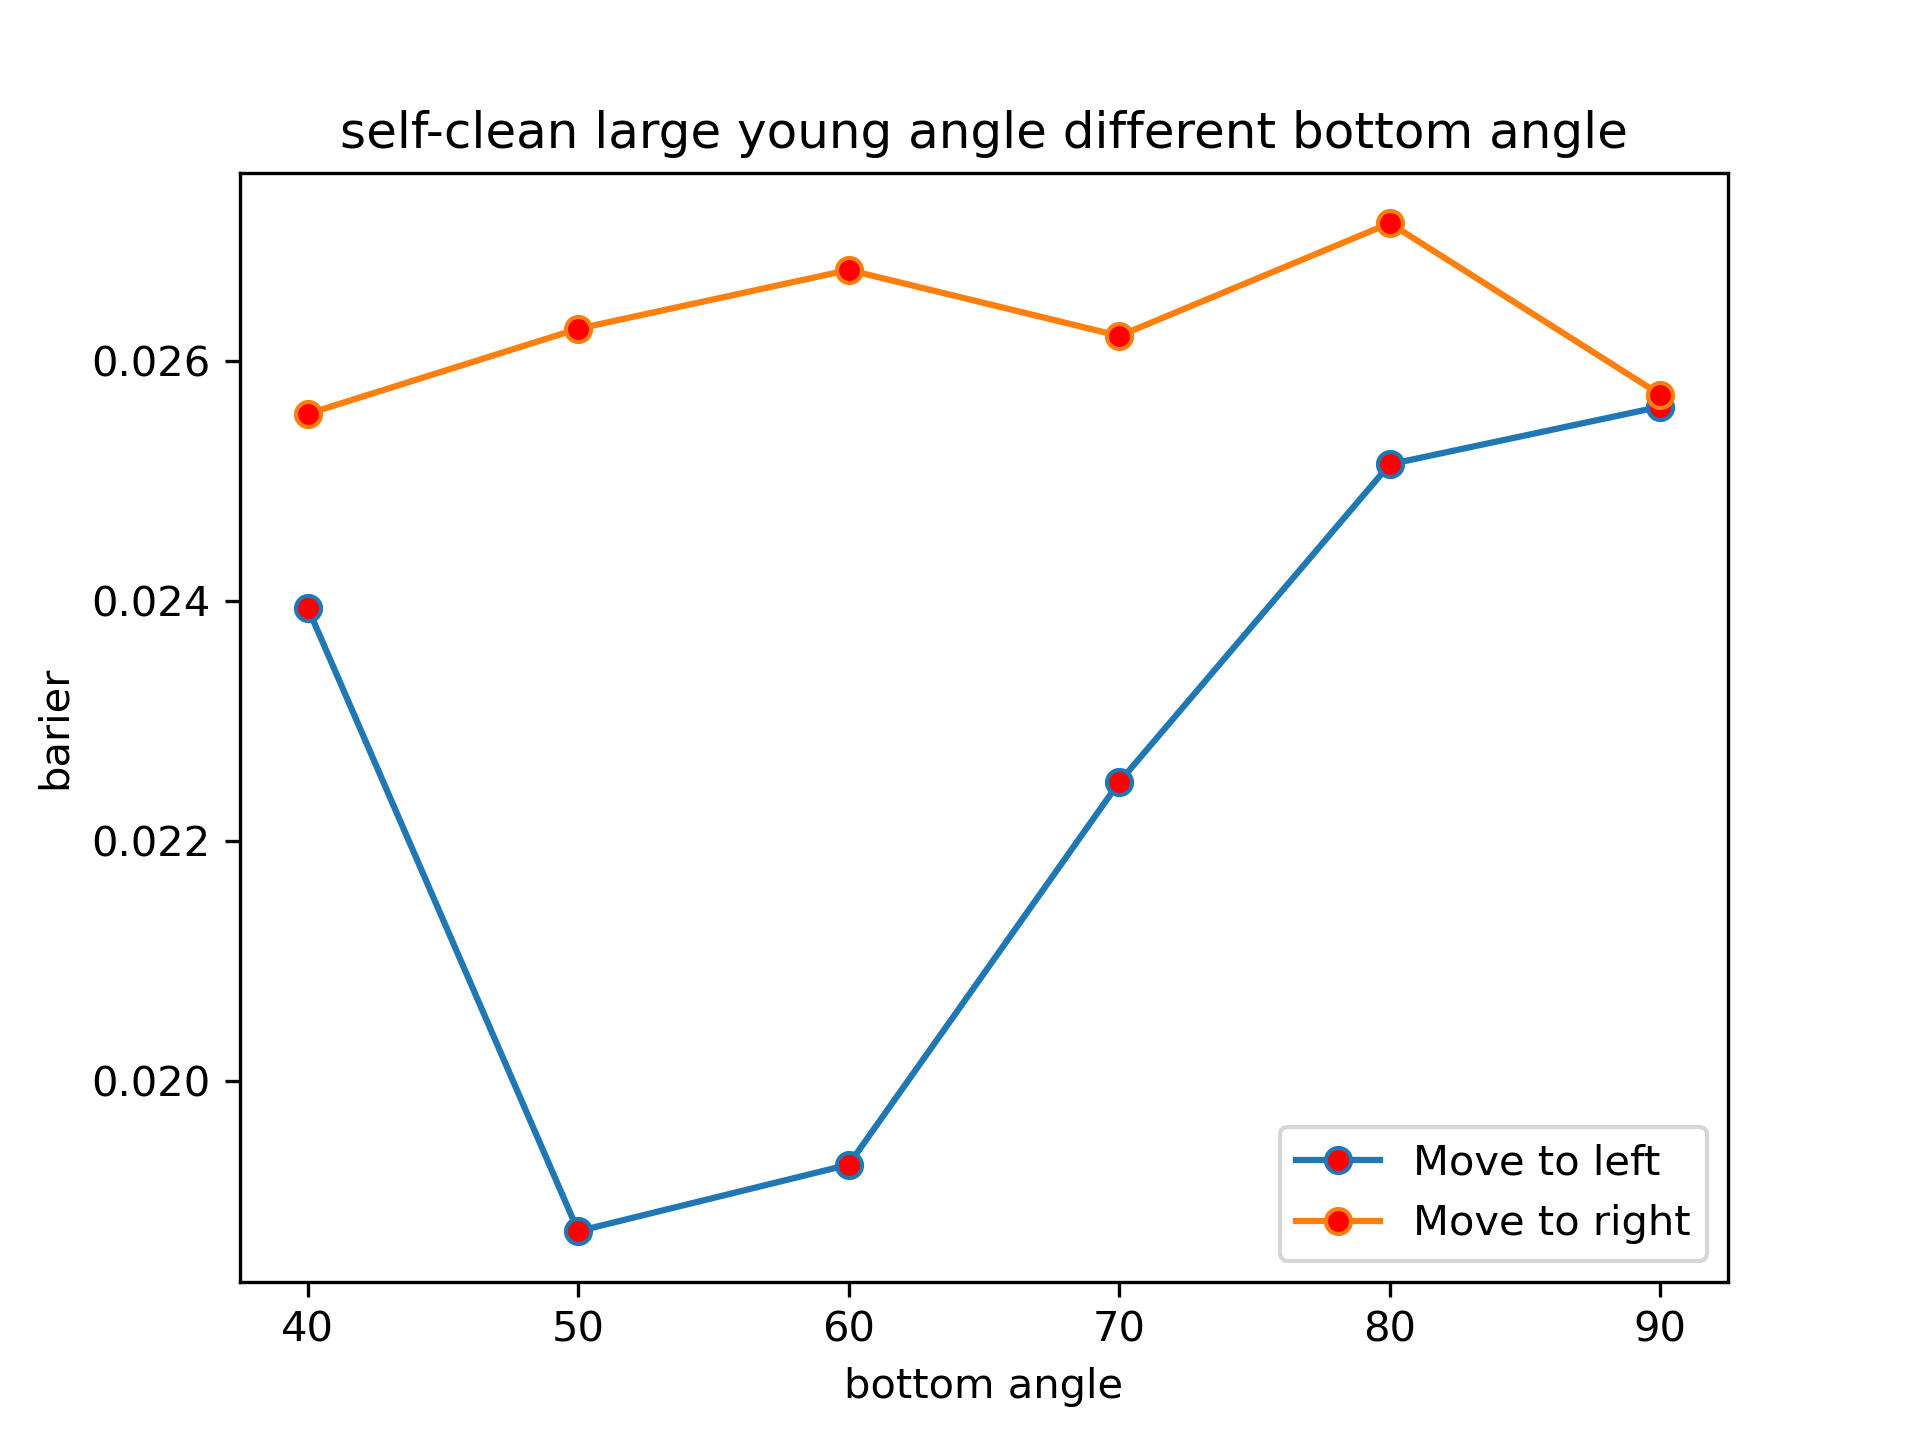

Generate this figure with Python:
import matplotlib.pyplot as plt
import numpy as np
import pandas as pd

from tools import display_barier

fenergy = np.array(
    [
        [0.78662, 0.81032, 0.78476, 0.79248, 0.78613],
        [0.80157, 0.82015, 0.79388, 0.80718, 0.80124],
        [0.83865, 0.85178, 0.82502, 0.84432, 0.83869],
        [0.87006, 0.87944, 0.85323, 0.87572, 0.87005],
        [0.88610, 0.89290, 0.86575, 0.89089, 0.88566],
        [(0.89317+0.89217)/2, (0.89887+0.89847)/2 + 5e-5, 0.87300, (0.89887+0.89847)/2 - 5e-5, (0.89317+0.89217)/2],
    ]
)

average = fenergy[:, 0] + fenergy[:, -1]
average /= 2
fenergy[:, 0] = average
fenergy[:, -1] = average

label = "bottom angle"
item = [40, 50, 60, 70, 80, 90]

display_barier(x=item, y=fenergy, xlabel=label, label="Move to left")
display_barier(x=item, y=fenergy[:, ::-1], xlabel=label, label="Move to right")

plt.title("self-clean large young angle different bottom angle")
plt.legend()

plt.savefig("./sclean1_diffbott.png", dpi=300)
plt.show()
